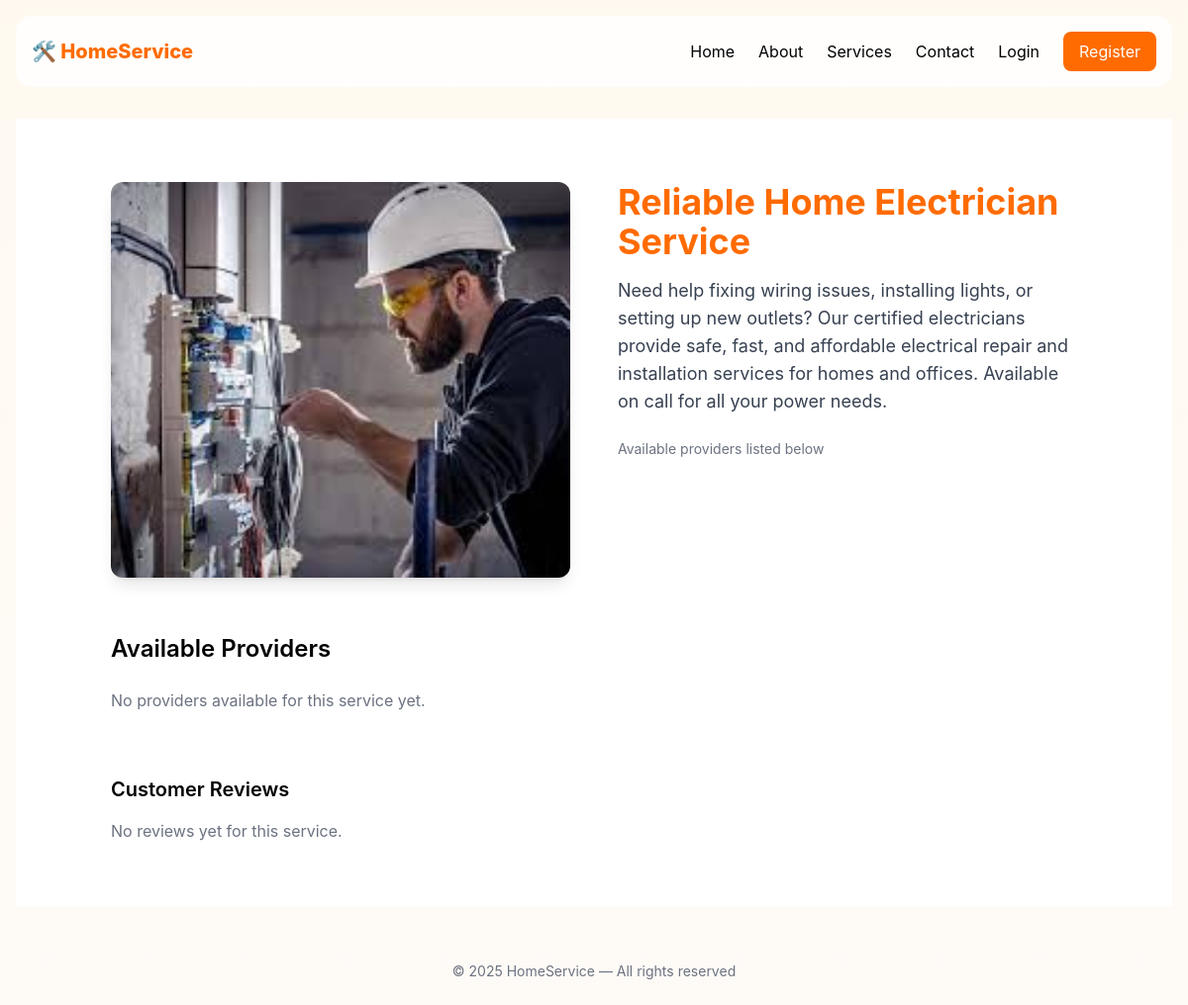
The page /services/1/ on the database as committed earlier.
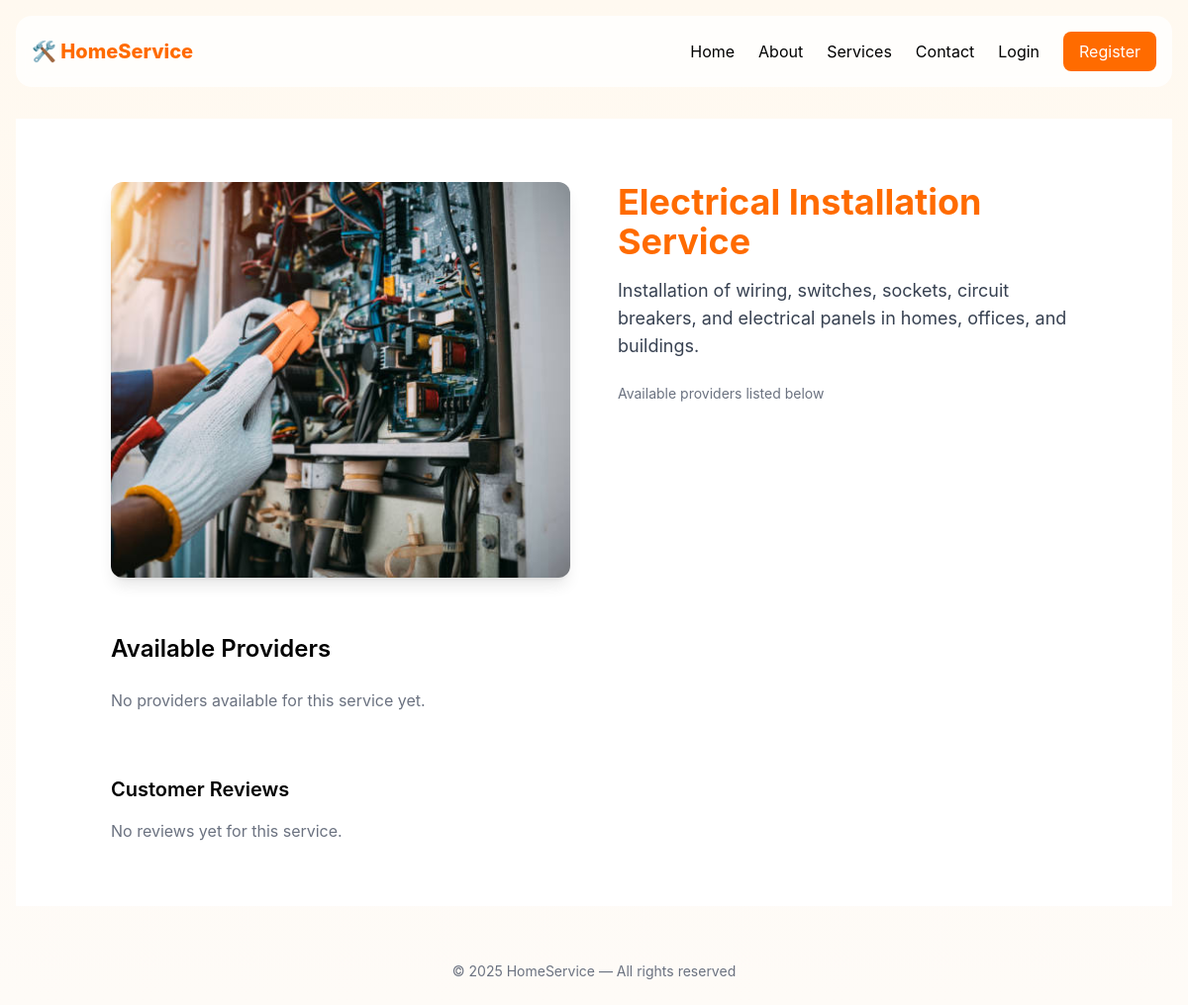
The same page on the database as committed later.
### booking/models.py (models this page shows, shortened)
class Service(models.Model):
    title = models.CharField(max_length=200)
    description = models.TextField()
    service_type = models.ForeignKey(ServiceType, on_delete=models.CASCADE)
    image = models.ImageField(upload_to='services/', blank=True, null=True)

### booking/views.py (the view)
# urls.py: path('services/<int:service_id>/', views.service_detail, name='service_detail'),
def service_detail(request, service_id):
    service = get_object_or_404(Service, id=service_id)
    city_id = request.GET.get('city')
    providers = ProviderService.objects.filter(
        service=service,
        is_active=True
    )
    if city_id:
        providers = providers.filter(city_id=city_id)
    cities = City.objects.all()
    return render(request, 'services_detail.html', {
        'service': service,
        'providers': providers,
        'cities': cities,
    })

### booking/templates/services_detail.html
{% extends 'base.html' %}
{% load static %}
{% block content %}
<section class="py-16 px-4 md:px-24 bg-white">
  <div class="grid md:grid-cols-2 gap-12">
    <div data-aos="fade-right">
      {% if service.image %}
        <img
          src="{{ service.image.url }}"
          alt="{{ service.title }}"
          class="rounded-xl shadow-lg w-full h-[400px] object-cover"
        />
      {% else %}
        <img
          src="{% static 'images/placeholder.jpg' %}"
          class="rounded-xl shadow-lg w-full h-[400px] object-cover"
          alt="No Image Available"
        />
      {% endif %}
    </div>
    <div data-aos="fade-left">
      <h2 class="text-4xl font-bold text-[#FF6B00] mb-4">
        {{ service.title }}
      </h2>
      <p class="text-lg text-gray-700 mb-6">
        {{ service.description }}
      </p>
      <p class="text-sm text-gray-500">
        Available providers listed below
      </p>
    </div>
  </div>
  <div class="mt-14">
    <h2 class="text-2xl font-semibold mb-6" data-aos="fade-up">
      Available Providers
    </h2>
    {% if providers %}
      <div class="grid gap-6 md:grid-cols-2 lg:grid-cols-3">
        {% for ps in providers %}
          <div
            class="border rounded-xl p-5 shadow hover:shadow-lg transition"
            data-aos="zoom-in"
          >
            <p class="text-sm font-medium text-gray-500">
              Provider:
              <a
                href="{% url 'provider_profile' ps.provider.id %}"
                class="text-[#FF6B00] hover:underline font-semibold"
              >
                {{ ps.provider.username }}
              </a>
            </p>
            <p class="text-sm text-gray-600 mb-4">
              📍 City:
              <span class="font-medium">{{ ps.city.name }}</span>
            </p>
            <a
              href="{% url 'create_booking' ps.id %}"
              class="inline-block bg-[#FF6B00] hover:bg-[#e65c00]
                     text-white font-semibold py-2 px-5 rounded-lg shadow transition"
            >
              Book This Provider
            </a>
          </div>
        {% endfor %}
      </div>
    {% else %}
      <p class="text-gray-500">
        No providers available for this service yet.
      </p>
    {% endif %}
  </div>
  <div class="mt-16">
    <h2 class="text-xl font-semibold mb-4" data-aos="fade-up">
      Customer Reviews
    </h2>
    {% if reviews %}
      <ul class="space-y-4">
        {% for review in reviews %}
          <li class="border p-4 rounded shadow" data-aos="fade-up">
            <p><strong>Rating:</strong> {{ review.rating }} / 5</p>
            <p><strong>Comment:</strong> {{ review.comment }}</p>
            <p class="text-sm text-gray-500">
              {{ review.created_at|date:"F j, Y" }}
            </p>
          </li>
        {% endfor %}
      </ul>
    {% else %}
      <p class="text-gray-500">
        No reviews yet for this service.
      </p>
    {% endif %}
  </div>
</section>
{% endblock %}

Rows that differ between the two databases and show on the page:
changed Service: image: a different picture; title "Reliable Home Electrician Service" → "Electrical Installation Service"; description "Need help fixing wiring issues, installing lights, or setting up new outlets? Our certified electricians provide safe, fast, and affordable electrical repair and installation services for homes and offices. Available on call for all your power needs." → "Installation of wiring, switches, sockets, circuit breakers, and electrical panels in homes, offices, and buildings."
